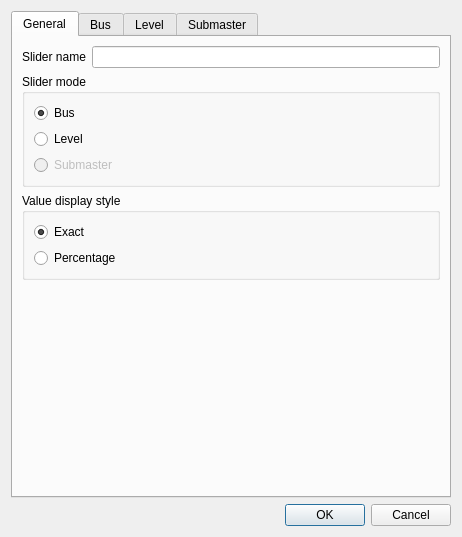
<ui version="4.0" >
 <class>VCSliderProperties</class>
 <widget class="QDialog" name="VCSliderProperties" >
  <property name="geometry" >
   <rect>
    <x>0</x>
    <y>0</y>
    <width>458</width>
    <height>537</height>
   </rect>
  </property>
  <property name="windowTitle" >
   <string>Slider properties</string>
  </property>
  <layout class="QVBoxLayout" >
   <item>
    <widget class="QTabWidget" name="tabWidget" >
     <property name="toolTip" >
      <string/>
     </property>
     <property name="currentIndex" >
      <number>0</number>
     </property>
     <widget class="QWidget" name="General" >
      <property name="geometry" >
       <rect>
        <x>0</x>
        <y>0</y>
        <width>436</width>
        <height>456</height>
       </rect>
      </property>
      <attribute name="title" >
       <string>General</string>
      </attribute>
      <layout class="QVBoxLayout" >
       <item>
        <layout class="QHBoxLayout" >
         <item>
          <widget class="QLabel" name="m_nameLabel" >
           <property name="text" >
            <string>Slider name</string>
           </property>
          </widget>
         </item>
         <item>
          <widget class="QLineEdit" name="m_nameEdit" >
           <property name="toolTip" >
            <string>Name of the slider</string>
           </property>
          </widget>
         </item>
        </layout>
       </item>
       <item>
        <widget class="QGroupBox" name="m_modeGroup" >
         <property name="title" >
          <string>Slider mode</string>
         </property>
         <layout class="QVBoxLayout" >
          <item>
           <widget class="QRadioButton" name="m_modeBusRadio" >
            <property name="toolTip" >
             <string>Use this slider to control a bus</string>
            </property>
            <property name="text" >
             <string>Bus</string>
            </property>
            <property name="checked" >
             <bool>true</bool>
            </property>
           </widget>
          </item>
          <item>
           <widget class="QRadioButton" name="m_modeLevelRadio" >
            <property name="toolTip" >
             <string>Use this slider to control the level of selected channels</string>
            </property>
            <property name="text" >
             <string>Level</string>
            </property>
           </widget>
          </item>
          <item>
           <widget class="QRadioButton" name="m_modeSubmasterRadio" >
            <property name="enabled" >
             <bool>false</bool>
            </property>
            <property name="text" >
             <string>Submaster</string>
            </property>
           </widget>
          </item>
         </layout>
        </widget>
       </item>
       <item>
        <widget class="QGroupBox" name="m_valueGroup" >
         <property name="title" >
          <string>Value display style</string>
         </property>
         <layout class="QVBoxLayout" >
          <item>
           <widget class="QRadioButton" name="m_valueExactRadio" >
            <property name="toolTip" >
             <string>Show exact DMX values</string>
            </property>
            <property name="text" >
             <string>Exact</string>
            </property>
            <property name="checked" >
             <bool>true</bool>
            </property>
           </widget>
          </item>
          <item>
           <widget class="QRadioButton" name="m_valuePercentageRadio" >
            <property name="toolTip" >
             <string>Show value as percentage</string>
            </property>
            <property name="text" >
             <string>Percentage</string>
            </property>
           </widget>
          </item>
         </layout>
        </widget>
       </item>
       <item>
        <spacer>
         <property name="orientation" >
          <enum>Qt::Vertical</enum>
         </property>
         <property name="sizeHint" stdset="0" >
          <size>
           <width>20</width>
           <height>40</height>
          </size>
         </property>
        </spacer>
       </item>
      </layout>
     </widget>
     <widget class="QWidget" name="Bus" >
      <property name="geometry" >
       <rect>
        <x>0</x>
        <y>0</y>
        <width>436</width>
        <height>456</height>
       </rect>
      </property>
      <attribute name="title" >
       <string>Bus</string>
      </attribute>
      <layout class="QVBoxLayout" >
       <item>
        <widget class="QGroupBox" name="m_busValueRangeGroup" >
         <property name="title" >
          <string>Value range</string>
         </property>
         <layout class="QGridLayout" >
          <item row="0" column="0" >
           <widget class="QLabel" name="m_busLowLimitLabel" >
            <property name="text" >
             <string>Low limit</string>
            </property>
           </widget>
          </item>
          <item row="0" column="1" >
           <widget class="QSpinBox" name="m_busLowLimitSpin" >
            <property name="sizePolicy" >
             <sizepolicy vsizetype="Fixed" hsizetype="Minimum" >
              <horstretch>0</horstretch>
              <verstretch>0</verstretch>
             </sizepolicy>
            </property>
            <property name="toolTip" >
             <string>The lowest value that can be set with this slider for a bus</string>
            </property>
            <property name="suffix" >
             <string>s</string>
            </property>
            <property name="maximum" >
             <number>998</number>
            </property>
           </widget>
          </item>
          <item row="1" column="0" >
           <widget class="QLabel" name="m_busHighLimitLabel" >
            <property name="text" >
             <string>High limit</string>
            </property>
           </widget>
          </item>
          <item row="1" column="1" >
           <widget class="QSpinBox" name="m_busHighLimitSpin" >
            <property name="toolTip" >
             <string>The highest value that can be set with this slider for a bus</string>
            </property>
            <property name="suffix" >
             <string>s</string>
            </property>
            <property name="minimum" >
             <number>1</number>
            </property>
            <property name="maximum" >
             <number>999</number>
            </property>
            <property name="value" >
             <number>15</number>
            </property>
           </widget>
          </item>
         </layout>
        </widget>
       </item>
       <item>
        <widget class="QGroupBox" name="m_busGroup" >
         <property name="title" >
          <string>Bus</string>
         </property>
         <layout class="QVBoxLayout" >
          <item>
           <widget class="QComboBox" name="m_busCombo" />
          </item>
         </layout>
        </widget>
       </item>
       <item>
        <spacer>
         <property name="orientation" >
          <enum>Qt::Vertical</enum>
         </property>
         <property name="sizeHint" stdset="0" >
          <size>
           <width>418</width>
           <height>241</height>
          </size>
         </property>
        </spacer>
       </item>
      </layout>
     </widget>
     <widget class="QWidget" name="Level" >
      <property name="geometry" >
       <rect>
        <x>0</x>
        <y>0</y>
        <width>436</width>
        <height>456</height>
       </rect>
      </property>
      <attribute name="title" >
       <string>Level</string>
      </attribute>
      <layout class="QVBoxLayout" >
       <item>
        <widget class="QGroupBox" name="m_levelValueRangeGroup" >
         <property name="title" >
          <string>Value range</string>
         </property>
         <layout class="QHBoxLayout" >
          <item>
           <widget class="QLabel" name="m_levelLowLimitLabel" >
            <property name="text" >
             <string>Low limit</string>
            </property>
           </widget>
          </item>
          <item>
           <widget class="QSpinBox" name="m_levelLowLimitSpin" >
            <property name="toolTip" >
             <string>Lowest DMX value that can be se with this slider</string>
            </property>
            <property name="maximum" >
             <number>255</number>
            </property>
           </widget>
          </item>
          <item>
           <widget class="QLabel" name="m_levelHighLimitLabel" >
            <property name="text" >
             <string>High limit</string>
            </property>
           </widget>
          </item>
          <item>
           <widget class="QSpinBox" name="m_levelHighLimitSpin" >
            <property name="toolTip" >
             <string>Highest DMX value that can be set with this slider</string>
            </property>
            <property name="maximum" >
             <number>255</number>
            </property>
            <property name="value" >
             <number>255</number>
            </property>
           </widget>
          </item>
          <item>
           <spacer>
            <property name="orientation" >
             <enum>Qt::Horizontal</enum>
            </property>
            <property name="sizeHint" stdset="0" >
             <size>
              <width>40</width>
              <height>20</height>
             </size>
            </property>
           </spacer>
          </item>
          <item>
           <widget class="QPushButton" name="m_levelCapabilityButton" >
            <property name="enabled" >
             <bool>false</bool>
            </property>
            <property name="toolTip" >
             <string>Set value range from the selected capability</string>
            </property>
            <property name="text" >
             <string>Capability</string>
            </property>
           </widget>
          </item>
         </layout>
        </widget>
       </item>
       <item>
        <widget class="QTreeWidget" name="m_levelList" >
         <property name="alternatingRowColors" >
          <bool>true</bool>
         </property>
         <property name="selectionMode" >
          <enum>QAbstractItemView::SingleSelection</enum>
         </property>
         <property name="allColumnsShowFocus" >
          <bool>true</bool>
         </property>
        </widget>
       </item>
       <item>
        <layout class="QHBoxLayout" >
         <item>
          <widget class="QPushButton" name="m_levelAllButton" >
           <property name="toolTip" >
            <string>Select all channels</string>
           </property>
           <property name="text" >
            <string>All</string>
           </property>
          </widget>
         </item>
         <item>
          <widget class="QPushButton" name="m_levelNoneButton" >
           <property name="toolTip" >
            <string>Unselect everything</string>
           </property>
           <property name="text" >
            <string>None</string>
           </property>
          </widget>
         </item>
         <item>
          <widget class="QPushButton" name="m_levelInvertButton" >
           <property name="toolTip" >
            <string>Invert selection</string>
           </property>
           <property name="text" >
            <string>Invert</string>
           </property>
          </widget>
         </item>
         <item>
          <spacer>
           <property name="orientation" >
            <enum>Qt::Horizontal</enum>
           </property>
           <property name="sizeHint" stdset="0" >
            <size>
             <width>40</width>
             <height>20</height>
            </size>
           </property>
          </spacer>
         </item>
         <item>
          <widget class="QPushButton" name="m_levelByGroupButton" >
           <property name="toolTip" >
            <string>Choose channels by channel group</string>
           </property>
           <property name="text" >
            <string>By group...</string>
           </property>
          </widget>
         </item>
        </layout>
       </item>
      </layout>
     </widget>
     <widget class="QWidget" name="Submaster" >
      <property name="geometry" >
       <rect>
        <x>0</x>
        <y>0</y>
        <width>436</width>
        <height>456</height>
       </rect>
      </property>
      <attribute name="title" >
       <string>Submaster</string>
      </attribute>
      <layout class="QVBoxLayout" >
       <item>
        <widget class="QLabel" name="label" >
         <property name="text" >
          <string>Not implemented yet</string>
         </property>
         <property name="alignment" >
          <set>Qt::AlignCenter</set>
         </property>
        </widget>
       </item>
      </layout>
     </widget>
    </widget>
   </item>
   <item>
    <widget class="QDialogButtonBox" name="m_buttonBox" >
     <property name="orientation" >
      <enum>Qt::Horizontal</enum>
     </property>
     <property name="standardButtons" >
      <set>QDialogButtonBox::Cancel|QDialogButtonBox::Ok</set>
     </property>
    </widget>
   </item>
  </layout>
 </widget>
 <resources/>
 <connections>
  <connection>
   <sender>m_buttonBox</sender>
   <signal>accepted()</signal>
   <receiver>VCSliderProperties</receiver>
   <slot>accept()</slot>
   <hints>
    <hint type="sourcelabel" >
     <x>248</x>
     <y>254</y>
    </hint>
    <hint type="destinationlabel" >
     <x>157</x>
     <y>274</y>
    </hint>
   </hints>
  </connection>
  <connection>
   <sender>m_buttonBox</sender>
   <signal>rejected()</signal>
   <receiver>VCSliderProperties</receiver>
   <slot>reject()</slot>
   <hints>
    <hint type="sourcelabel" >
     <x>316</x>
     <y>260</y>
    </hint>
    <hint type="destinationlabel" >
     <x>286</x>
     <y>274</y>
    </hint>
   </hints>
  </connection>
 </connections>
</ui>
